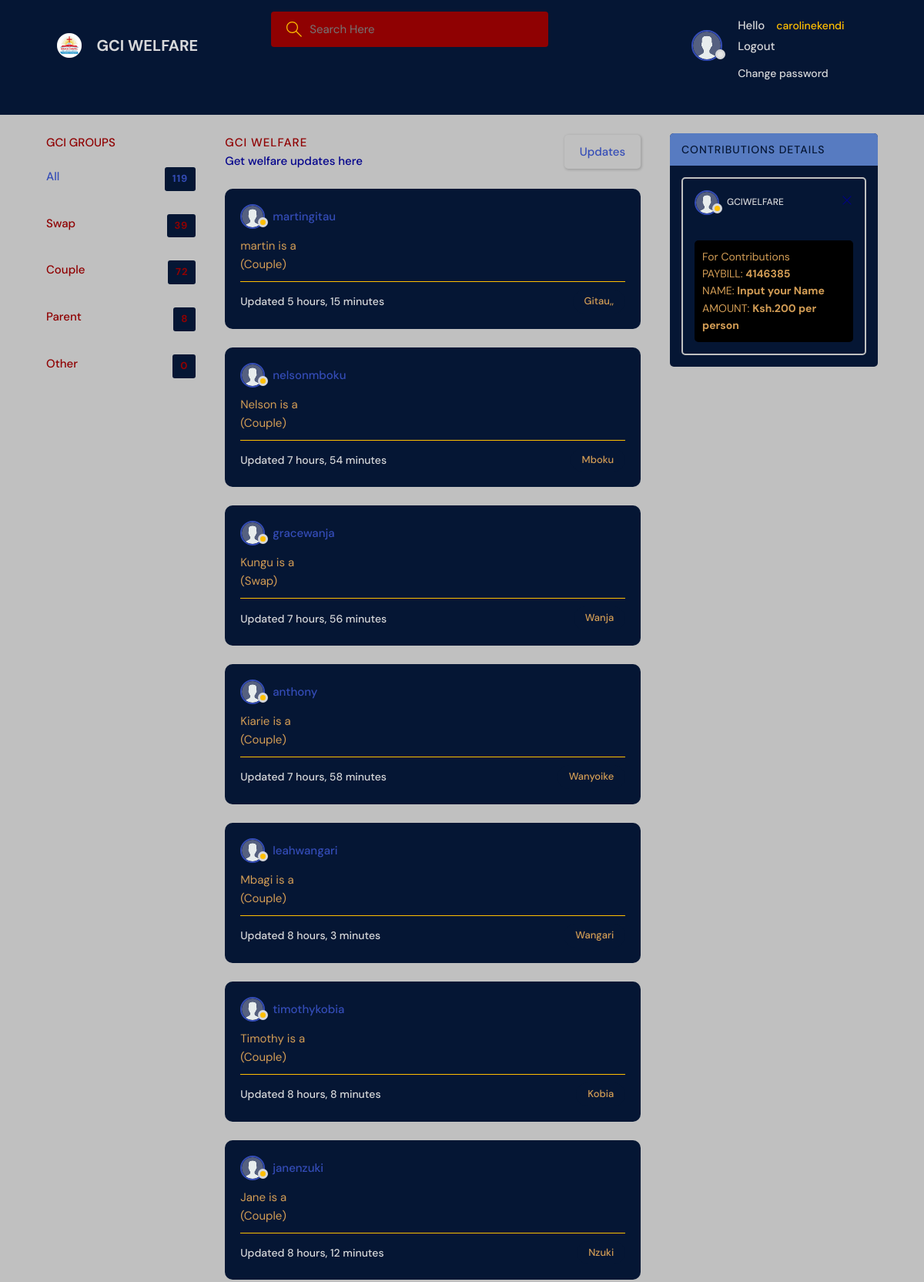
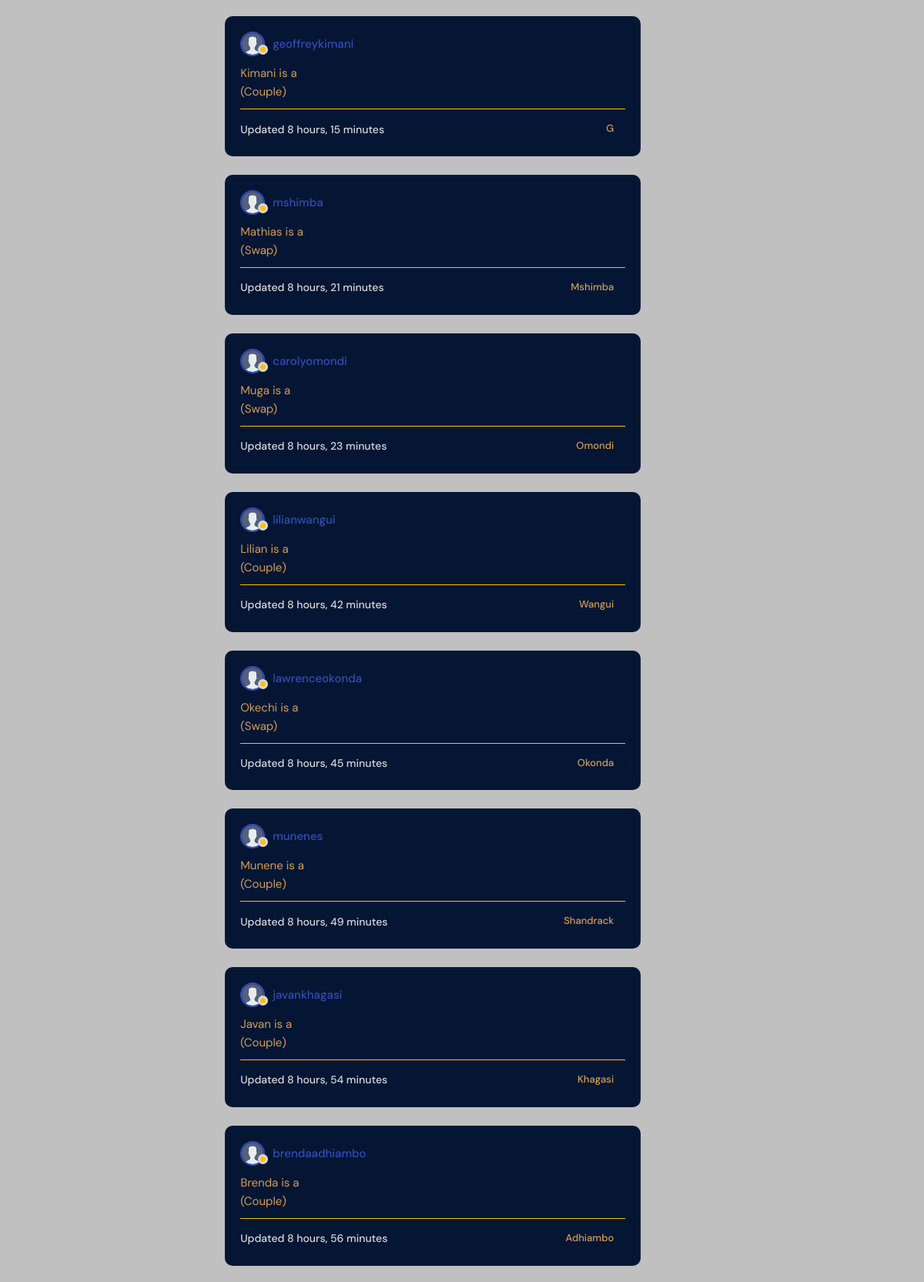
The page /home/ (signed in, upper part) on the database its author committed (2 pictures, top to bottom).
### web/models.py (models this page shows, shortened)
class topic(models.Model):
    name=models.CharField(max_length=200)

class room(models.Model):
    host=models.ForeignKey(User, on_delete=models.SET_NULL, null=True)
    topic=models.ForeignKey(topic, on_delete=models.SET_NULL, null=True)
    Firstname = models.CharField(null=True, blank=True, max_length=200)
    name=models.CharField(max_length=255)
    lastName = models.CharField(null=True, blank=True, max_length=200)
    Email = models.EmailField(null=True, blank=True, max_length=200)
    phone = models.CharField(null=True, blank=True, max_length=200)
    identity= models.CharField(null=True, blank=True, max_length=255)
    KANGOYA = 'KANGOYA'
    KASPHAT = 'KASPHAT'
    NGARA = 'NGARA'
    GRACE_FAMILY= 'GRACE_FAMILY'
    WHITE_HOUSE = 'WHITE_HOUSE'
    KASARANI= 'KASARANI'
    KIKUYU = 'KIKUYU'
    KENYATTA = 'KENYATTA'
    MUCATHA = 'MUCATHA'
    TRUTH_SEEKERS = 'TRUTH_SEEKERS'
    RUIRU = 'RUIRU'
    GACHIE = 'GACHIE'
    SHAMMAH = 'SHAMMAH'
    THINDIGUA = 'THINDIGUA'
    MOMBASA_RD = 'MOMBASA_RD'
    JAMHURI = 'JAMHURU'
    KAHAWA = 'KAHAWA'
    BLOOM_HILL_KAWAIDA = 'BLOOM_HILL_KAWAIDA'
    THIKA= 'THIKA'
    JUJA= 'JUJA'
    CHOICES = [
        (KANGOYA,'Kangoya'),
        (KASPHAT,'Kasphat'),
        (NGARA,'Ngara'),
        (GRACE_FAMILY ,'Grace_family'),
        (WHITE_HOUSE,'White_house'),
        (KASARANI,'Kasarani'),
        (KIKUYU ,'Kikuyu'),
        (KENYATTA, 'Kenyatta'),
        (MUCATHA ,'Mucatha'),
        (TRUTH_SEEKERS ,'Truth_seekers'),
        (RUIRU ,'Ruiru'),
        (GACHIE ,'Gachie'),
        (SHAMMAH,'Shammah'),
        (THINDIGUA ,'Thindigua'),
        (MOMBASA_RD,'Mombasa_rd'),
        (JAMHURI,'Jamhuri'),
        (KAHAWA,'Kahawa'),
        (BLOOM_HILL_KAWAIDA,'Bloom_hill_kawaida'),
        (THIKA,'Thika'),
        (JUJA,'juja'),
    ]
    HBC = models.CharField(null=True, blank=True, max_length=100)
    choice = models.CharField(
        max_length=100,
        choices=CHOICES,
        default=KANGOYA,
    )
    Parent = models.CharField(null=True, blank=True, max_length=200)
    Child = models.CharField(null=True, blank=True, max_length=200)
    Spouse = models.CharField(null=True, blank=True, max_length=200)
    description=models.TextField(null=True, blank=True)
    updated=models.DateTimeField(auto_now=True)
    created=models.DateTimeField(auto_now_add=True)
    class Meta:
        ordering = ['-updated', '-created']

### web/views.py (the view)
# urls.py: path('home/', views.home, name='home'),
@login_required(login_url='/login')
def home(request):
    q = request.GET.get('q') if request.GET.get('q') != None  else ''
    tips = room.objects.filter(
        Q(topic__name__icontains=q) |
        Q(name__icontains=q) |
        Q(description__icontains=q)|
        Q(lastName__icontains=q)
                                )
    topics=topic.objects.all()
    adm = Msg.objects.all()
    users = User.objects.all()
    room_count= tips.count()
    R_messages=message.objects.all()
    context ={'tips': tips, 'topics': topics, 'room_count' : room_count, 'adm': adm,'users' : users, 'R_messages':R_messages}
    return render(request, 'web/home.html', context)

### web/templates/web/home.html (shortened to what this page needs)
<!DOCTYPE html>
{% extends 'main.html' %}
{%load static%}
   {% block content %}
    <main class="layout layout--3">
      <div class="container">
        <div class="topics">
          <div class="topics__header">
            <h2>GCI Groups</h2>
          </div>
          <ul class="topics__list">
            <li>
              <a href="{% url 'home' %}"class="active">All <span>{{room_count}}</span></a>
            </li>
            {% for topic in topics %}
            <li>
              <a href="{% url 'home' %}?q={{topic.name}}">{{topic.name}}<span>{{topic.room_set.all.count}}</span></a>
            </li>
            {% endfor %}
          </ul>
        </div>
        <div class="roomList">
          <div class="roomList__header">
            <div>
              <h2>GCI WELFARE</h2>
              <p>Get welfare updates here</p>
            </div>
            {% if user.is_superuser %}
            <a class="btn btn--primary" href="{% url 'insert' %}">Update</a>
            <a class="btn btn--primary" href="{% url 'user_list' %}">Admin</a>
            {%else%}
            {% for room in tips %}
            {% if request.user == room.host %}
            <a class="btn btn--primary" href="{% url 'index' room.id %}">Updates</a>
            {%endif%}
            {%endfor%}
            {%endif%}
             {% for room in tips %}
          </div>
          <div class="roomListRoom">
            <div class="roomListRoom__header">
              <a href="" class="roomListRoom__author">
                <div class="avatar avatar--small">
                  <img src="{% static 'images/avatar.svg'%}" />
                </div>
                <span>{{room.host.username}}</span>
              </a>
            </div>
            <div class="roomListRoom__content">
              {% if request.user == room.host %}
              <a href="{% url 'index' room.id %}"> {{room.lastName}},<br> <small>View your Information HERE</small></a>
              {%else%}
              <small>{{room.lastName}} is a </small>
              {%endif%}
              <p>
               ({{room.topic.name}})
              </p>
            </div>
            <div class="roomListRoom__meta">
              <a href="room.html" class="roomListRoom__joined">
                Updated {{room.updated|timesince}}
              </a>
              <p class="roomListRoom__topic">{{room.name}}</p>
            </div>
            {%endfor%}
          </div>
          </div>
        <div class="activities">
          <div class="activities__header">
            <h2>Contributions Details</h2>
          </div>
          <div class="activities__box">
            <div class="activities__boxHeader roomListRoom__header">
              <a href="profile.html" class="roomListRoom__author">
                <div class="avatar avatar--small">
                  <img src="{% static 'images/avatar.svg'%}" />
                </div>
                <p>
                  <span>GCIWELFARE</span>
                </p>
              </a>
              <div class="roomListRoom__actions">
                <a href="#">
                  <svg version="1.1" xmlns="http://www.w3.org/2000/svg" width="32" height="32" viewBox="0 0 32 32">
                    <title>remove</title>
                    <path
                      d="M27.314 6.019l-1.333-1.333-9.98 9.981-9.981-9.981-1.333 1.333 9.981 9.981-9.981 9.98 1.333 1.333 9.981-9.98 9.98 9.98 1.333-1.333-9.98-9.98 9.98-9.981z"
                    ></path>
                  </svg>
                </a>
              </div>
            </div>
            <div class="activities__boxContent">
              <p><a href="room.html"></a></p>
              <div class="activities__boxRoomContent">
                <P>For Contributions<br> PAYBILL: <b>4146385</b> <br> NAME: <b>Input your Name</b><br>AMOUNT: <b>Ksh.200 per person</b></P>
              </div>
            </div>
          </div>
          </div>
        </div>
    </main>
    {% endblock %}

### templates/main.html (shortened to what this page needs)
<!DOCTYPE html>
{%load static%}
<html lang="en">
  <head>
    <link rel="stylesheet" type="text/css" media="screen" href="{% static 'style/style.css' %}" />
  </head>
  <body>
    <header class="header header--loggedIn">
      <div class="container">
        <a href="/" class="header__logo">
          <img src="{% static 'images/logo.png'%}" />
          <h1>GCI WELFARE</h1>
        </a>
        <form class="header__search" method="get" action="{% url 'home' %}">
          <label>
            <input type="text" name="q" placeholder="Search Here"/>
          </label>
        </form>
        <nav class="header__menu">
          {% if request.user.is_authenticated %}
          <div class="header__user">
            <a href="{% url 'createRoom' %}">
              <div class="avatar avatar--medium active">
                <img src="{% static 'images/avatar.svg'%}" />
              </div>
              <p>Hello<span>{{request.user}}</span>
                <br><br>
                <span><a href="{% url 'logout' %}">Logout</a></span>
                <br>
                <span><a href="{% url 'password_change'%}">Change password</a></span>
                {% else %}
                <span><a href="{% url 'login' %}">login/register</a></span>
              </p>
            </a>
            {% endif %}
          </div>
    </nav>
    </div>
    </header>
   <header class="header header--loggedIn">
      {% include 'nav.html' %}
      {% block content %}
      {% endblock %}

### rows shown on the page
topic: name "Swap", room_set.all.count "39"
topic: name "Couple", room_set.all.count "72"
topic: name "Parent", room_set.all.count "8"
topic: name "Other", room_set.all.count "0"
room: shows "Updates"
room: host.username "martingitau", lastName "martin", topic.name "Couple", updated "5 hours, 15 minutes", name "Gitau,,"
room: host.username "nelsonmboku", lastName "Nelson", topic.name "Couple", updated "7 hours, 54 minutes", name "Mboku"
room: host.username "gracewanja", lastName "Kungu", topic.name "Swap", updated "7 hours, 56 minutes", name "Wanja"
room: host.username "anthony", lastName "Kiarie", topic.name "Couple", updated "7 hours, 58 minutes", name "Wanyoike"
room: host.username "leahwangari", lastName "Mbagi", topic.name "Couple", updated "8 hours, 3 minutes", name "Wangari"
room: host.username "timothykobia", lastName "Timothy", topic.name "Couple", updated "8 hours, 8 minutes", name "Kobia"
room: host.username "janenzuki", lastName "Jane", topic.name "Couple", updated "8 hours, 12 minutes", name "Nzuki"
room: host.username "geoffreykimani", lastName "Kimani", topic.name "Couple", updated "8 hours, 15 minutes", name "G"
room: host.username "mshimba", lastName "Mathias", topic.name "Swap", updated "8 hours, 21 minutes", name "Mshimba"
room: host.username "carolyomondi", lastName "Muga", topic.name "Swap", updated "8 hours, 23 minutes", name "Omondi"
room: host.username "lilianwangui", lastName "Lilian", topic.name "Couple", updated "8 hours, 42 minutes", name "Wangui"
room: host.username "lawrenceokonda", lastName "Okechi", topic.name "Swap", updated "8 hours, 45 minutes", name "Okonda"
room: host.username "munenes", lastName "Munene", topic.name "Couple", updated "8 hours, 49 minutes", name "Shandrack"
room: host.username "javankhagasi", lastName "Javan", topic.name "Couple", updated "8 hours, 54 minutes", name "Khagasi"
room: host.username "brendaadhiambo", lastName "Brenda", topic.name "Couple", updated "8 hours, 56 minutes", name "Adhiambo"

### other values the page prints
{{ request.user }} "carolinekendi"
{{ room_count }} "119"
